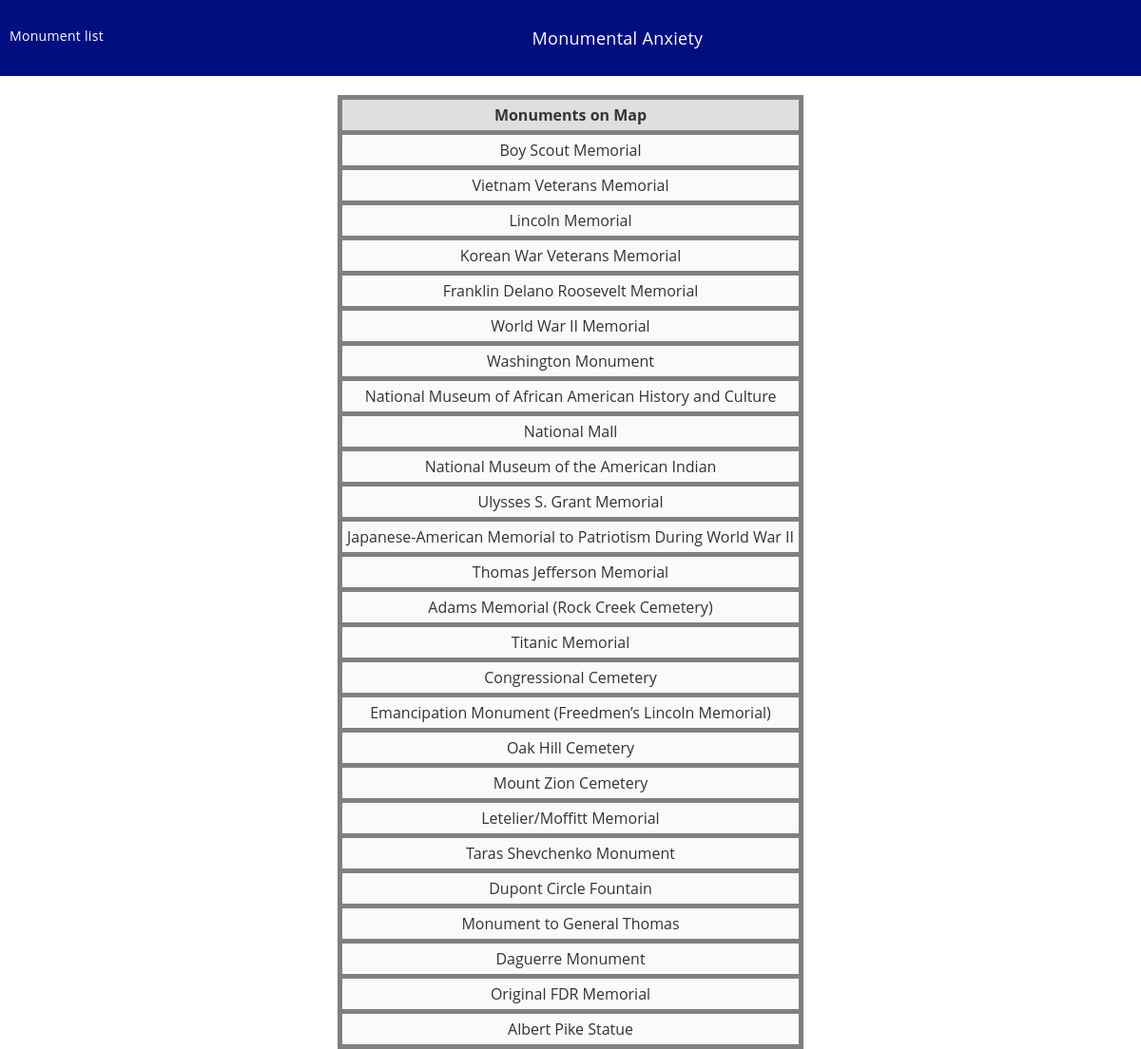
Screenshot of /listOfMonuments.php with the database file from the repository.
### tables this page shows
CREATE TABLE monuments (
    monument_id int(100) unsigned NOT NULL auto_increment,
    monument_name VARCHAR(255) NOT NULL,
    latitude float(10,6) NOT NULL,
    longitude float(10,6) NOT NULL,
    monument_description MEDIUMTEXT NOT NULL,
    monument_picture varchar(255) NOT NULL,
    PRIMARY KEY  (monument_id)
);

### listOfMonuments.php (the view, shortened to what this page needs)
<!DOCTYPE html>
<html>
<?php
include 'data.php';
$sql = "SELECT * FROM monuments";
$result = mysqli_query($con,$sql);
?>
    <head>
    </head>
    <link rel="stylesheet" href="style.css">
<body>
    <div class="nav-header">
      <div class="list-of-monuments">
        <h2><a href="listOfMonuments.php">Monument list</a></h2>
      </div>
      <div class="page-title">
        <h1><a href="homepage.php">Monumental Anxiety</a></h1>
      </div>
    </div>
    <div class="monument-list" style="overflow-y:auto;">
            <table>
                <tr>
                    <th>Monuments on Map</th>
                </tr>
                <?php
                    $i=0;
                    while($row = mysqli_fetch_array($result)) {
                        if($i%2==0)
                            $classname="evenRow";
                        else
                            $classname="oddRow";
                        ?>
                        <tr class="<?php if(isset($classname)) echo $classname;?>">
                        <td><?php echo $row["monument_name"]; ?></td>
                        </tr>
                        <?php
                            $i++;
                    }
                ?>
            </table>
    </div>
</body>
</html>

### style.css (style rules this page uses)
* { box-sizing: border-box; margin:0; padding:0; }
body { background-color: #FFF; font-family: 'Open Sans', sans-serif; height: 100%; width: 100%; overflow: hidden; }
h1, h2 { font-weight: normal; color: white; font-family: 'Open Sans', sans-serif; letter-spacing: 0.3px; }
.nav-header { list-style-type: none; margin: 0; padding: 10px; overflow: hidden; background-color: #010e80; display: table; height: 71px; width: 100%; }
.nav-header a { text-decoration: none; color: white; }
.nav-header .list-of-monuments h2 { font-size: 14px; float: left; margin: 18px auto; }
.nav-header .page-title h1 { font-size: 18px; text-align: center; margin: 17.75px auto; }
.monument-list { color: #333; border-collapse: collapse; border-spacing: 0; padding-top: 20px; height: 100%; overflow-y: auto; overflow-x: hidden; }
.monument-list table { color: #333; border-collapse: collapse; border-spacing: 0; display: table; margin: 0 auto; text-align: center; }
.monument-list td, th { border: 1px solid transparent; height: 30px; transition: all 0.3s; border: 5px solid grey; padding: 5px; }
td, th { border: 1px solid transparent; height: 30px; transition: all 0.3s; border: 5px solid grey; padding: 5px; overflow-y: auto; overflow-x: hidden; }
th { background: #DFDFDF; font-weight: bold; }
td { background: #FAFAFA; text-align: center; }

### rows the page displays
monuments: monument_name "Boy Scout Memorial"
monuments: monument_name "Vietnam Veterans Memorial"
monuments: monument_name "Lincoln Memorial"
monuments: monument_name "Korean War Veterans Memorial"
monuments: monument_name "Franklin Delano Roosevelt Memorial"
monuments: monument_name "World War II Memorial"
monuments: monument_name "Washington Monument"
monuments: monument_name "National Museum of African American History and Culture"
monuments: monument_name "National Mall"
monuments: monument_name "National Museum of the American Indian"
monuments: monument_name "Ulysses S. Grant Memorial"
monuments: monument_name "Japanese-American Memorial to Patriotism During World War II"
monuments: monument_name "Thomas Jefferson Memorial"
monuments: monument_name "Adams Memorial (Rock Creek Cemetery)"
monuments: monument_name "Titanic Memorial"
monuments: monument_name "Congressional Cemetery"
monuments: monument_name "Emancipation Monument (Freedmen’s Lincoln Memorial)"
monuments: monument_name "Oak Hill Cemetery"
monuments: monument_name "Mount Zion Cemetery"
monuments: monument_name "Letelier/Moffitt Memorial"
monuments: monument_name "Taras Shevchenko Monument"
monuments: monument_name "Dupont Circle Fountain"
monuments: monument_name "Monument to General Thomas"
monuments: monument_name "Daguerre Monument"
monuments: monument_name "Original FDR Memorial"
monuments: monument_name "Albert Pike Statue"
